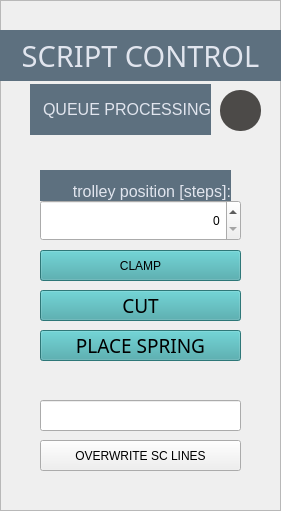
     <widget class="QFrame" name="ASC_frame">
      <property name="geometry">
       <rect>
        <x>330</x>
        <y>20</y>
        <width>281</width>
        <height>511</height>
       </rect>
      </property>
      <property name="frameShape">
       <enum>QFrame::StyledPanel</enum>
      </property>
      <property name="frameShadow">
       <enum>QFrame::Raised</enum>
      </property>
      <widget class="QLabel" name="ASC_0_framelabel">
       <property name="geometry">
        <rect>
         <x>0</x>
         <y>30</y>
         <width>281</width>
         <height>51</height>
        </rect>
       </property>
       <property name="font">
        <font>
         <family>Bahnschrift</family>
         <pointsize>22</pointsize>
        </font>
       </property>
       <property name="styleSheet">
        <string notr="true">border: 0px;
font-size: 22pt;
padding: 0px;
background-color: #5D707F;
color: #E1E5EE;</string>
       </property>
       <property name="text">
        <string>SCRIPT CONTROL</string>
       </property>
       <property name="alignment">
        <set>Qt::AlignCenter</set>
       </property>
      </widget>
      <widget class="QPushButton" name="ASC_btt_clamp">
       <property name="geometry">
        <rect>
         <x>40</x>
         <y>250</y>
         <width>201</width>
         <height>31</height>
        </rect>
       </property>
       <property name="styleSheet">
        <string notr="true">QPushButton {
	background-color: #40a6a8;
}

QPushButton:checked {
	background-color: #61fcff;
}

QPushButton:hover {
	border: 2px solid #abfbff;
}

QPushButton:checked:hover {
	border: 2px solid #40a6a8;
}</string>
       </property>
       <property name="text">
        <string>CLAMP</string>
       </property>
       <property name="checkable">
        <bool>true</bool>
       </property>
       <property name="checked">
        <bool>false</bool>
       </property>
      </widget>
      <widget class="QPushButton" name="ASC_btt_cut">
       <property name="geometry">
        <rect>
         <x>40</x>
         <y>290</y>
         <width>201</width>
         <height>31</height>
        </rect>
       </property>
       <property name="font">
        <font>
         <family>Bahnschrift</family>
         <pointsize>14</pointsize>
         <kerning>true</kerning>
        </font>
       </property>
       <property name="styleSheet">
        <string notr="true">QPushButton {
	background-color: #40a6a8;
}

QPushButton:checked {
	background-color: #61fcff;
}

QPushButton:hover {
	border: 2px solid #abfbff;
}

QPushButton:checked:hover {
	border: 2px solid #40a6a8;
}</string>
       </property>
       <property name="text">
        <string>CUT</string>
       </property>
       <property name="checkable">
        <bool>true</bool>
       </property>
       <property name="checked">
        <bool>false</bool>
       </property>
      </widget>
      <widget class="QPushButton" name="ASC_btt_placeSpring">
       <property name="geometry">
        <rect>
         <x>40</x>
         <y>330</y>
         <width>201</width>
         <height>31</height>
        </rect>
       </property>
       <property name="font">
        <font>
         <family>Bahnschrift</family>
         <pointsize>14</pointsize>
         <kerning>true</kerning>
        </font>
       </property>
       <property name="styleSheet">
        <string notr="true">QPushButton {
	background-color: #40a6a8;
}

QPushButton:checked {
	background-color: #61fcff;
}

QPushButton:hover {
	border: 2px solid #abfbff;
}

QPushButton:checked:hover {
	border: 2px solid #40a6a8;
}</string>
       </property>
       <property name="text">
        <string>PLACE SPRING</string>
       </property>
       <property name="checkable">
        <bool>true</bool>
       </property>
       <property name="checked">
        <bool>false</bool>
       </property>
      </widget>
      <widget class="QPushButton" name="ASC_btt_overwrSC">
       <property name="geometry">
        <rect>
         <x>40</x>
         <y>440</y>
         <width>201</width>
         <height>31</height>
        </rect>
       </property>
       <property name="text">
        <string>OVERWRITE SC LINES</string>
       </property>
      </widget>
      <widget class="QLabel" name="ASC_indi_qProcessing">
       <property name="geometry">
        <rect>
         <x>220</x>
         <y>90</y>
         <width>41</width>
         <height>41</height>
        </rect>
       </property>
       <property name="styleSheet">
        <string notr="true">border-radius: 20px;
background-color: #4c4a48;</string>
       </property>
       <property name="text">
        <string/>
       </property>
      </widget>
      <widget class="QLabel" name="ASC_lbl_qProcessing">
       <property name="geometry">
        <rect>
         <x>30</x>
         <y>84</y>
         <width>181</width>
         <height>51</height>
        </rect>
       </property>
       <property name="styleSheet">
        <string notr="true">border: 0px;
font-size: 12pt;
background-color: #5D707F;
color: #E1E5EE;</string>
       </property>
       <property name="text">
        <string>QUEUE PROCESSING</string>
       </property>
       <property name="alignment">
        <set>Qt::AlignRight|Qt::AlignTrailing|Qt::AlignVCenter</set>
       </property>
      </widget>
      <widget class="QLineEdit" name="ASC_entry_SCLines">
       <property name="geometry">
        <rect>
         <x>40</x>
         <y>400</y>
         <width>201</width>
         <height>31</height>
        </rect>
       </property>
       <property name="alignment">
        <set>Qt::AlignRight|Qt::AlignTrailing|Qt::AlignVCenter</set>
       </property>
      </widget>
      <widget class="QSpinBox" name="ASC_num_trolley">
       <property name="geometry">
        <rect>
         <x>40</x>
         <y>200</y>
         <width>201</width>
         <height>41</height>
        </rect>
       </property>
       <property name="alignment">
        <set>Qt::AlignRight|Qt::AlignTrailing|Qt::AlignVCenter</set>
       </property>
       <property name="maximum">
        <number>2000</number>
       </property>
       <property name="singleStep">
        <number>10</number>
       </property>
      </widget>
      <widget class="QLabel" name="ASC_lbl_trolley">
       <property name="geometry">
        <rect>
         <x>40</x>
         <y>170</y>
         <width>191</width>
         <height>31</height>
        </rect>
       </property>
       <property name="styleSheet">
        <string notr="true">border: 0px;
font-size: 12pt;
background-color: #5d707f;
color: #E1E5EE;</string>
       </property>
       <property name="text">
        <string>trolley position [steps]:</string>
       </property>
       <property name="alignment">
        <set>Qt::AlignBottom|Qt::AlignRight|Qt::AlignTrailing</set>
       </property>
      </widget>
      <zorder>ASC_lbl_trolley</zorder>
      <zorder>ASC_0_framelabel</zorder>
      <zorder>ASC_btt_clamp</zorder>
      <zorder>ASC_btt_cut</zorder>
      <zorder>ASC_btt_placeSpring</zorder>
      <zorder>ASC_btt_overwrSC</zorder>
      <zorder>ASC_indi_qProcessing</zorder>
      <zorder>ASC_lbl_qProcessing</zorder>
      <zorder>ASC_entry_SCLines</zorder>
      <zorder>ASC_num_trolley</zorder>
     </widget>
